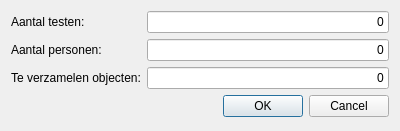
<?xml version="1.0" encoding="UTF-8"?>
<ui version="4.0">
 <class>DataDialog</class>
 <widget class="QDialog" name="DataDialog">
  <property name="geometry">
   <rect>
    <x>0</x>
    <y>0</y>
    <width>400</width>
    <height>131</height>
   </rect>
  </property>
  <property name="sizePolicy">
   <sizepolicy hsizetype="Minimum" vsizetype="Minimum">
    <horstretch>0</horstretch>
    <verstretch>0</verstretch>
   </sizepolicy>
  </property>
  <property name="windowTitle">
   <string>Simulate data</string>
  </property>
  <layout class="QFormLayout" name="formLayout">
   <item row="0" column="1">
    <widget class="QLineEdit" name="aantalKeer">
     <property name="text">
      <string>0</string>
     </property>
     <property name="alignment">
      <set>Qt::AlignRight|Qt::AlignTrailing|Qt::AlignVCenter</set>
     </property>
    </widget>
   </item>
   <item row="0" column="0">
    <widget class="QLabel" name="label">
     <property name="text">
      <string>Aantal testen:</string>
     </property>
    </widget>
   </item>
   <item row="1" column="1">
    <widget class="QLineEdit" name="aantalPers">
     <property name="text">
      <string>0</string>
     </property>
     <property name="alignment">
      <set>Qt::AlignRight|Qt::AlignTrailing|Qt::AlignVCenter</set>
     </property>
    </widget>
   </item>
   <item row="2" column="1">
    <widget class="QLineEdit" name="aantalKaart">
     <property name="text">
      <string>0</string>
     </property>
     <property name="alignment">
      <set>Qt::AlignRight|Qt::AlignTrailing|Qt::AlignVCenter</set>
     </property>
    </widget>
   </item>
   <item row="1" column="0">
    <widget class="QLabel" name="label_2">
     <property name="text">
      <string>Aantal personen:</string>
     </property>
    </widget>
   </item>
   <item row="2" column="0">
    <widget class="QLabel" name="label_3">
     <property name="text">
      <string>Te verzamelen objecten:</string>
     </property>
    </widget>
   </item>
   <item row="3" column="0" colspan="2">
    <widget class="QDialogButtonBox" name="buttonBox">
     <property name="orientation">
      <enum>Qt::Horizontal</enum>
     </property>
     <property name="standardButtons">
      <set>QDialogButtonBox::Cancel|QDialogButtonBox::Ok</set>
     </property>
    </widget>
   </item>
  </layout>
 </widget>
 <resources/>
 <connections>
  <connection>
   <sender>buttonBox</sender>
   <signal>accepted()</signal>
   <receiver>DataDialog</receiver>
   <slot>accept()</slot>
   <hints>
    <hint type="sourcelabel">
     <x>248</x>
     <y>254</y>
    </hint>
    <hint type="destinationlabel">
     <x>157</x>
     <y>274</y>
    </hint>
   </hints>
  </connection>
  <connection>
   <sender>buttonBox</sender>
   <signal>rejected()</signal>
   <receiver>DataDialog</receiver>
   <slot>reject()</slot>
   <hints>
    <hint type="sourcelabel">
     <x>316</x>
     <y>260</y>
    </hint>
    <hint type="destinationlabel">
     <x>286</x>
     <y>274</y>
    </hint>
   </hints>
  </connection>
 </connections>
</ui>
